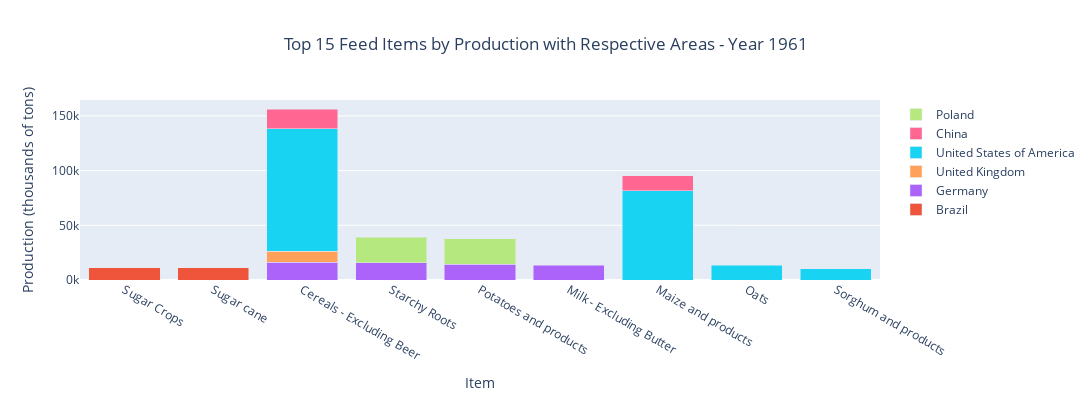

Source (notebook cell):
### Markdown cell above
Now let's observe the top 15 feed items by production in 1961 and 2013, highlighting the associated country.

### Code cell
# filter the data to include only the year 1961/2013 and 'Feed' elements
df_1961_Feed = df_fao[(df_fao.index == 1961) & (df_fao['element'] == 'Feed')]
df_2013_Feed = df_fao[(df_fao.index == 2013) & (df_fao['element'] == 'Feed')]

# sort the filtered DataFrame based on the 'production' column in descending order
top_15_production_items_1961_Feed = df_1961_Feed.groupby(['item', 'area']).sum().sort_values(by='production', ascending=False).head(15).reset_index()
top_15_production_items_2013_Feed = df_2013_Feed.groupby(['item', 'area']).sum().sort_values(by='production', ascending=False).head(15).reset_index()

# divide the values on the y-axis by 1000 (thousands)
top_15_production_items_1961_Feed['production'] /= 1000
top_15_production_items_2013_Feed['production'] /= 1000

# get a list of unique areas
all_areas_feed = list(set(top_15_production_items_1961_Feed['area'].unique()).union(set(top_15_production_items_2013_Feed['area'].unique())))

# define colors using Plotly's Pastel1 color scale
colors_custom = px.colors.qualitative.Plotly

# create figure for 1961 Feed items
fig_1961_Feed = go.Figure()

# add traces for each area in 1961
for i, area in enumerate(all_areas_feed):
    data_area = top_15_production_items_1961_Feed[top_15_production_items_1961_Feed['area'] == area]
    fig_1961_Feed.add_trace(go.Bar(x=data_area['item'], y=data_area['production'], name=area, marker_color=colors_custom[i % len(colors_custom)]))

# update layout for 1961 Feed items
fig_1961_Feed.update_layout(
    title=dict(text='Top 15 Feed Items by Production with Respective Areas - Year 1961',x=0.5),
    xaxis=dict(title='Item'),
    yaxis=dict(title='Production (thousands of tons)', ticksuffix='k'),  # add 'k' suffix to tick labels
    barmode='stack',
    width=1800,  # set width to 1800 pixels
    height=400   # set height to 400 pixels
)

# create figure for 2013 Feed items
fig_2013_Feed = go.Figure()

# add traces for each area in 2013
for i, area in enumerate(all_areas_feed):
    data_area = top_15_production_items_2013_Feed[top_15_production_items_2013_Feed['area'] == area]
    fig_2013_Feed.add_trace(go.Bar(x=data_area['item'], y=data_area['production'], name=area, marker_color=colors_custom[i % len(colors_custom)]))

# update layout for 2013 Feed items
fig_2013_Feed.update_layout(
    title=dict(text='Top 15 Feed Items by Production with Respective Areas - Year 2013',x=0.5),
    xaxis=dict(title='Item'),
    yaxis=dict(title='Production (thousands of tons)', ticksuffix='k'),  # add 'k' suffix to tick labels
    barmode='stack',
    width=1800,  # set width to 1800 pixels
    height=400   # set height to 400 pixels
)

# show the plots
fig_1961_Feed.show()
fig_2013_Feed.show()

### Figure 1 — Plotly figure (JSON) as saved in the notebook; plotly's stock layout.template omitted (floating-point values rounded to 4 significant figures)
{"data": [{"marker": {"color": "#636EFA"}, "name": "Spain", "type": "bar", "x": [], "y": []}, {"marker": {"color": "#EF553B"}, "name": "Brazil", "type": "bar", "x": ["Sugar Crops", "Sugar cane"], "y": [11.3, 11.3]}, {"marker": {"color": "#00CC96"}, "name": "Nigeria", "type": "bar", "x": [], "y": []}, {"marker": {"color": "#AB63FA"}, "name": "Germany", "type": "bar", "x": ["Cereals - Excluding Beer", "Starchy Roots", "Potatoes and products", "Milk - Excluding Butter"], "y": [16.02, 15.76, 14.5, 13.34]}, {"marker": {"color": "#FFA15A"}, "name": "United Kingdom", "type": "bar", "x": ["Cereals - Excluding Beer"], "y": [10.1]}, {"marker": {"color": "#19D3F3"}, "name": "United States of America", "type": "bar", "x": ["Cereals - Excluding Beer", "Maize and products", "Oats", "Sorghum and products"], "y": [112.2, 81.59, 13.34, 10.44]}, {"marker": {"color": "#FF6692"}, "name": "China", "type": "bar", "x": ["Cereals - Excluding Beer", "Maize and products"], "y": [17.96, 13.7]}, {"marker": {"color": "#B6E880"}, "name": "Poland", "type": "bar", "x": ["Potatoes and products", "Starchy Roots"], "y": [23.4, 23.4]}], "layout": {"barmode": "stack", "height": 400, "title": {"text": "Top 15 Feed Items by Production with Respective Areas - Year 1961", "x": 0.5}, "width": 1800, "xaxis": {"title": {"text": "Item"}}, "yaxis": {"ticksuffix": "k", "title": {"text": "Production (thousands of tons)"}}}}
